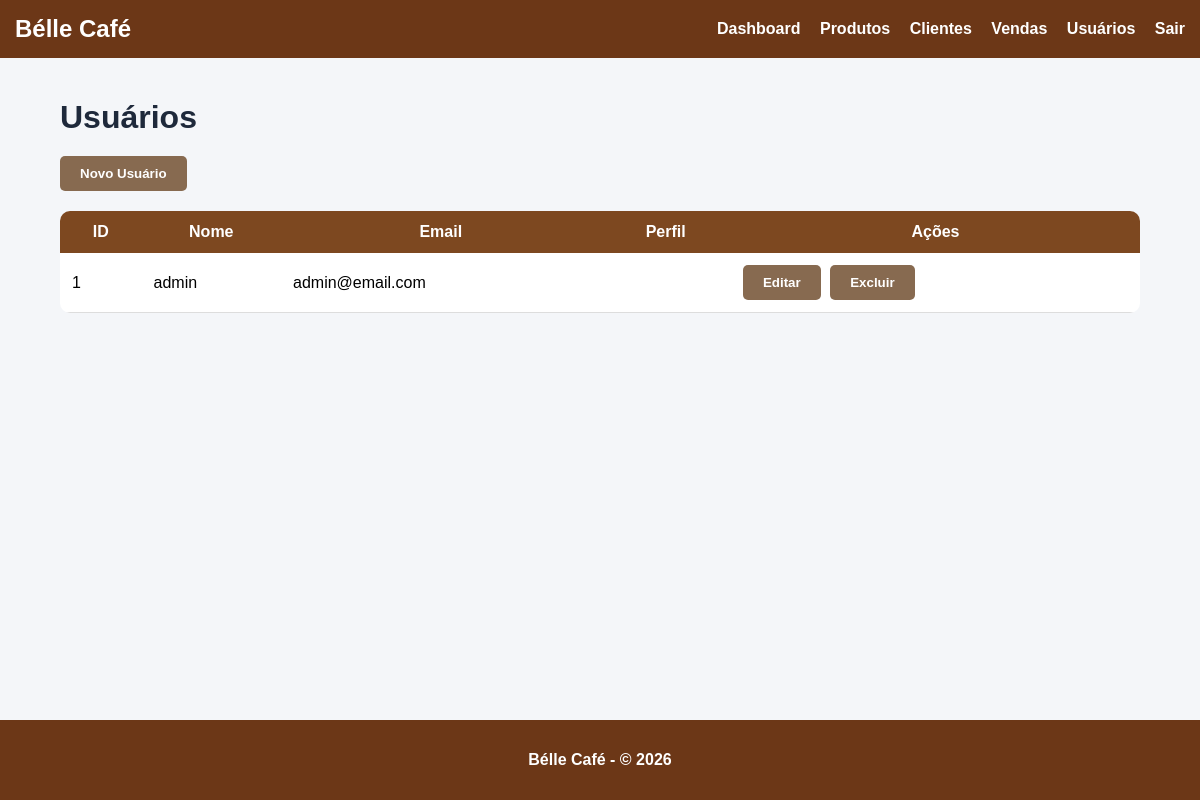
The page /usuarios on the database its author committed.
### tables this page shows
CREATE TABLE "usuarios" (
	"id"	INTEGER NOT NULL,
	"nome"	TEXT NOT NULL,
	"email"	TEXT NOT NULL,
	"senha"	TEXT NOT NULL,
	PRIMARY KEY("id" AUTOINCREMENT)
);

### app.py (the view)
@app.route('/usuarios')
def usuarios():
    conn = conectar()
    cursor = conn.cursor()
    cursor.execute("SELECT * FROM usuarios")
    dados = cursor.fetchall()
    conn.close()
    return render_template('usuarios.html', usuarios=dados)

### app.py (called while the page is built)
def conectar():
    return sqlite3.connect("cafeteria.db")

### templates/usuarios.html (shortened to what this page needs)
<!DOCTYPE html>
<html lang="pt-br">
<head>
    <link rel="stylesheet" href="{{ url_for('static', filename='css/style.css') }}">
</head>
<body>
    <nav>
        <h2>Bélle Café</h2>
        <div>
            <a href="/dashboard">Dashboard</a>
            <a href="/produtos">Produtos</a>
            <a href="/clientes">Clientes</a>
            <a href="/vendas">Vendas</a>
            <a href="/usuarios">Usuários</a>
            <a href="/logout">Sair</a>
        </div>
    </nav>
    <div class="container">
        <h1>Usuários</h1>
        <a href="/usuarios/novo">
            <button>Novo Usuário</button>
        </a>
        <table>
            <tr>
                <th>ID</th>
                <th>Nome</th>
                <th>Email</th>
                <th>Perfil</th>
                <th>Ações</th>
            </tr>
            {% for usuario in usuarios %}
            <tr>
                <td>{{ usuario[0] }}</td>
                <td>{{ usuario[1] }}</td>
                <td>{{ usuario[2] }}</td>
                <td>{{ usuario[4] }}</td>
                <td>
                    <a href="/usuarios/editar/{{ usuario[0] }}">
                        <button class="btn-editar">
                            Editar
                        </button>
                    </a>
                    <a href="/usuarios/deletar/{{ usuario[0] }}" onclick="return confirmarExclusao()">
                        <button class="btn-excluir">
                            Excluir
                        </button>
                    </a>
                </td>
            </tr>
            {% endfor %}
        </table>
    </div>
    <footer>
        <p>Bélle Café - © 2026</p>
    </footer>
</body>
</html>

### static/css/style.css (style rules this page uses)
body { margin: 0; padding: 0; min-height: 100vh; display: flex; flex-direction: column; font-family:Verdana, sans-serif; background-color: #f4f6f9; }
.container { width: 90%; margin: auto; padding: 20px; flex: 1; }
nav { background-color: #6C3717; padding: 15px; display: flex; justify-content: space-between; align-items: center; }
nav h2 { color: white; margin: 0; }
nav a { color: white; text-decoration: none; margin-left: 15px; font-weight: bold; }
h1, h2 { color: #1e293b; }
button { background-color: #876A50; color: white; border: none; padding: 10px 20px; border-radius: 5px; cursor: pointer; font-weight: bold; }
table { width: 100%; border-collapse: collapse; background: white; margin-top: 20px; border-radius: 10px; overflow: hidden; }
th { background-color: #7D4820; color: white; padding: 12px; }
td { padding: 12px; border-bottom: 1px solid #ddd; }
footer { background-color: #6C3717; color: white; text-align: center; padding: 15px; margin-top: auto; font-weight: bold; }
a { text-decoration: none; }
td button { margin-right: 5px; }
.btn-excluir { background-color: #876A50; }
.btn-editar { background-color: #876A50; }
.container h1 { margin-bottom: 20px; }

### rows shown on the page
usuarios: id "1", nome "admin", email "admin@email.com"
